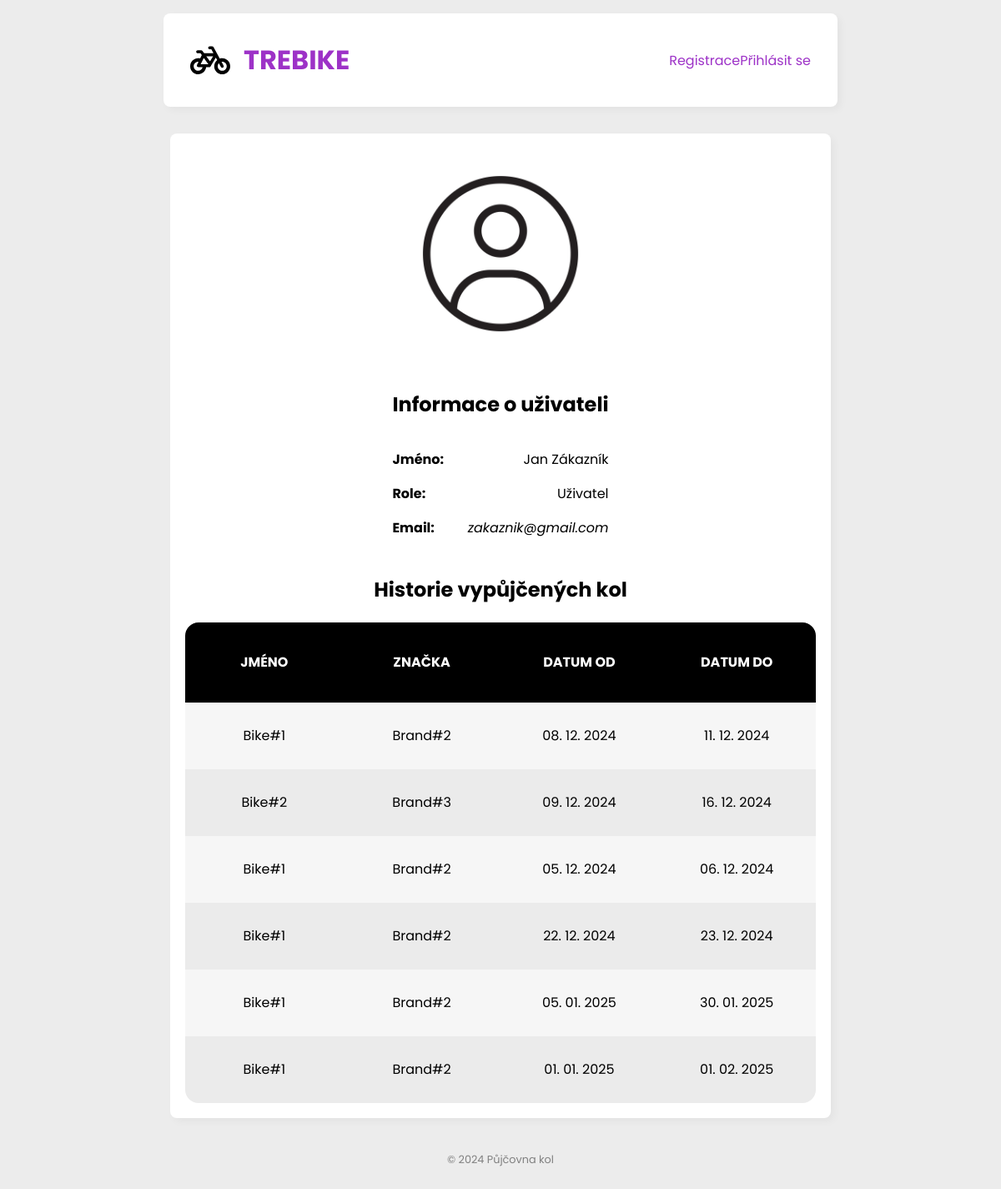
The app's page /profile/1 with its own data.
### tables this page shows
CREATE TABLE users (
    id INTEGER PRIMARY KEY AUTOINCREMENT,
    first_name VARCHAR NOT NULL,
    last_name VARCHAR NOT NULL,
    email VARCHAR NOT NULL,
    password VARCHAR NOT NULL,
    role INTEGER NOT NULL,
    avatar VARCHAR,
    created_at TIMESTAMP NOT NULL,
    updated_at TIMESTAMP NOT NULL
);

CREATE TABLE bike_events (
    id INTEGER PRIMARY KEY AUTOINCREMENT,
    user_id INTEGER NOT NULL,
    bike_id INTEGER NOT NULL,
    type INTEGER NOT NULL,
    date_from DATETIME NOT NULL,
    date_to DATETIME NOT NULL,
    total_price INTEGER NOT NULL,
    payment_method INTEGER NOT NULL, -- Platba na místě: 1 | Platba kartou online: 2
    status INTEGER,
    description VARCHAR,
    FOREIGN KEY (user_id) REFERENCES users(id),
    FOREIGN KEY (bike_id) REFERENCES bikes(id)
);

CREATE TABLE bikes (
    id INTEGER PRIMARY KEY AUTOINCREMENT,
    name VARCHAR NOT NULL,
    brand_id INTEGER NOT NULL,
    type INTEGER NOT NULL,
    price_per_day DOUBLE NOT NULL,
    img VARCHAR NOT NULL,
    FOREIGN KEY (brand_id) REFERENCES brands(id)
);

CREATE TABLE brands (
    id INTEGER PRIMARY KEY AUTOINCREMENT,
    name VARCHAR NOT NULL,
    motto VARCHAR NOT NULL,
    established DATE NOT NULL
);

### app.py (the view)
@app.route('/profile/<user_id>')
def view_profile_page(user_id):
    user = UserService.getByID(user_id)
    bikes = BikeEventService.getRentedBikesByID(user_id)
    return render_template("profile.jinja", user=user, bikes=bikes, getReliability=UserService.getReliability)

### app.py (called while the page is built)
@app.before_request
def before_request():
    BikeEventService.check_rents()

### database/database.py (called while the page is built)
def get_db():
    if 'db' not in g:
        project_root = os.path.dirname(os.path.realpath(__file__))
        database_path = os.path.join(project_root, '..', current_app.config['DATABASE'])
        g.db = sqlite3.connect(
            database_path,
            detect_types=sqlite3.PARSE_DECLTYPES
        )
        g.db.row_factory = sqlite3.Row
        g.db.set_trace_callback(print)
    return g.db

### service/bike_event_service.py (called while the page is built)
    @staticmethod
    def getRentedBikesByID(user_id):
        db = get_db()
        sql = 'SELECT b.name AS bike_name, br.name AS brand_name, date_from, date_to FROM bike_events JOIN bikes b ON bike_events.bike_id = b.id JOIN brands br ON b.brand_id = br.id WHERE user_id=? AND bike_events.type = 1'
        bikes = db.execute(sql, [user_id]).fetchall()
        formatted_bikes = []
        for bike in bikes:
            formatted_bike = {
                'bike_name': bike['bike_name'],
                'brand_name': bike['brand_name'],
                'date_from': datetime.strptime(bike['date_from'], "%Y-%m-%d").strftime("%d. %m. %Y"),
                'date_to': datetime.strptime(bike['date_to'], "%Y-%m-%d").strftime("%d. %m. %Y")
            }
            formatted_bikes.append(formatted_bike)
        return formatted_bikes

    @staticmethod
    def check_rents():
        db = get_db()
        sql = 'UPDATE bike_events SET status = 2 WHERE date_to < CURRENT_DATE AND (type = 1 OR type = 2) AND status = 1'
        db.execute(sql)
        db.commit()

### service/user_service.py (called while the page is built)
    @staticmethod
    def getByID(user_id):
        db = get_db()
        sql = "SELECT * FROM users WHERE id = ?"
        user = db.execute(sql, [user_id]).fetchone()
        return user

### templates/profile.jinja (shortened to what this page needs)
{% extends '__main.jinja' %}
{% block content %}
    <div class="main profile-box">
        <div class="box dashboard ">
            <div class="profile">
                <div class="profile-img">
                    <img src="{{ url_for('static', filename='img/' + user.avatar) }}"
                         alt="{{ user.first_name, " ", user.last_name }}">
                </div>
                <div class="profile-info">
                    <h2 class="profile-info-header">
                    <span>Informace o uživateli</span>
                    </h2>
                    <div class="profile-info-div">
                        <p class="profile-info-item">
                            <span>Jméno: </span>
                            {{ user.first_name }} {{ user.last_name }}
                        </p>
                        <p class="profile-info-item">
                            <span>Role: </span>
                            {% if user.role == 0 %}
                                Uživatel
                            {% else %}
                                Správce
                            {% endif %}
                        </p>
                        <p class="profile-info-item">
                            <span>Email: </span>
                            <span class="italic">{{ user.email }}</span>
                        </p>
                    </div>
                </div>
            </div>
            {% if bikes %}
                <h2 class="profile-info-header">Historie vypůjčených kol</h2>
                <table class="table">
                    <tr class="table-header">
                        <td class="header__item">Jméno</td>
                        <td class="header__item">Značka</td>
                        <td class="header__item od">Datum od</td>
                        <td class="header__item do">Datum do</td>
                    </tr>
                    {% for bike in bikes %}
                        <tr class="table-row">
                            <td class="table-data">{{ bike.bike_name }}</td>
                            <td class="table-data">{{ bike.brand_name }}</td>
                            <td class="table-data">{{ bike.date_from }}</td>
                            <td class="table-data">{{ bike.date_to }}</td>
                        </tr>
                    {% endfor %}
                </table>
            {% endif %}
        </div>
    </div>
{% endblock %}

### static/css/styles.css (style rules this page uses)
:root { --accent: #9D32C7; --accent-2: #EC2F4B; --text: #5c0e61; --text-2: #731422; --text-hover: var(--accent); --text-active: #FFFFFF; --border-width: 0.125em; --table-spacing: 24px; --table-half-spacing: 12px; }
* { box-sizing: border-box; font-family: "Poppins", serif; }
body { padding: 0; margin: 0; background: #f4f4f4; font-family: sans-serif; }
.main { display: flex; width: 100%; }
.box { background: white; border-radius: 8px; box-shadow: rgba(0, 0, 0, 0.04) 4px 4px 10px; padding: 2em; margin: 1em; }
.dashboard { flex-grow: 1; }
.profile-box { margin: auto; width: 50vw; display: flex; justify-content: center; text-align: center; }
.profile { display: flex; flex-direction: row; justify-content: space-between; align-items: center; gap: 3em; padding: 2em 3em 1em 3em; min-height: 50vh; }
.profile-img img { border-radius: 48%; width: 20em; height: 20em; object-fit: fill; }
.profile-info { display: flex; flex-direction: column; padding: 1em 0em 1em 2em; }
.profile-info-div { width: 17.5vw; padding: 0 0 0 2em; }
.profile-info-header { text-align: center; }
.profile-info-item { display: flex; flex: row; justify-content: space-between; word-break: break-all; }
.profile-info-item span:not(.italic) { font-weight: bold; }
@media screen and (max-width: 1300px) { .profile-img img { width: 15em; height: 15em; } }
@media screen and (max-width: 1300px) { .profile { flex-direction: column; padding: 0.5em; gap: 1em; } }
@media screen and (max-width: 1300px) { .profile-box { margin: auto; width: 98%; } }
@media screen and (max-width: 1300px) { .profile-box .box { padding: 1em; } }
@media screen and (max-width: 1300px) { .profile-info { padding: 0; } }
@media screen and (max-width: 1300px) { .profile-info-div { width: 100%; padding: 0; } }
.italic { font-style: italic; }
.table { width:100%; }
.table-header { display:flex; width:100%; background:black; padding:(var(--table-half-spacing * 1.5)) 0; height: 6vh; border-radius: 1em 1em 0 0; }
.table-data, .header__item { flex: 1 1 20%; text-align:center; margin: auto; }
.header__item { text-transform:uppercase; color:white; font-weight: bolder; }
.table-row:last-child { border-radius: 0 0 1em 1em; }
@media screen and (max-width: 1300px) { .table { margin-top: 1em; } }
@media screen and (max-width: 1300px) { .table-header { height: 12vh; } }
@media screen and (max-width: 1300px) { .table-row { height: 10vh; } }

### records on screen
users: avatar (picture), first_name "Jan", last_name "Zákazník", email "zakaznik@gmail.com"
bike_events: bike_name "Bike#1", brand_name "Brand#2", date_from "08. 12. 2024", date_to "11. 12. 2024"
bike_events: bike_name "Bike#2", brand_name "Brand#3", date_from "09. 12. 2024", date_to "16. 12. 2024"
bike_events: bike_name "Bike#1", brand_name "Brand#2", date_from "05. 12. 2024", date_to "06. 12. 2024"
bike_events: bike_name "Bike#1", brand_name "Brand#2", date_from "22. 12. 2024", date_to "23. 12. 2024"
bike_events: bike_name "Bike#1", brand_name "Brand#2", date_from "05. 01. 2025", date_to "30. 01. 2025"
bike_events: bike_name "Bike#1", brand_name "Brand#2", date_from "01. 01. 2025", date_to "01. 02. 2025"
